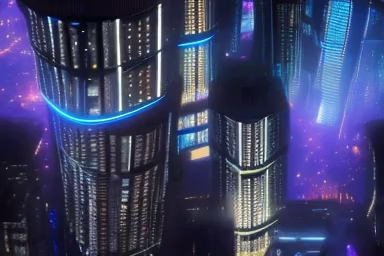
#> input picture frame 0 of output/glitch_s0.0.mp4, 384 x 256 px
$ python complete_analysis.py
#> lines starting #> are read from the running program, lines starting #| are printed output that depends on the picture
# complete_analysis.py - WORKING VERSION
import cv2
import numpy as np
import matplotlib.pyplot as plt
import os

def calculate_optical_flow(video_path):
    """Calculate optical flow instability using Farneback method"""
#> called with video_path = 'output/glitch_s0.0.mp4'
    cap = cv2.VideoCapture(video_path)
    ret, prev_frame = cap.read()
#> prev_frame is the input picture: shape (256, 384, 3); mean B, G, R 104.8, 65.6, 61.1
    if not ret:
        return None

    prev_gray = cv2.cvtColor(prev_frame, cv2.COLOR_BGR2GRAY)
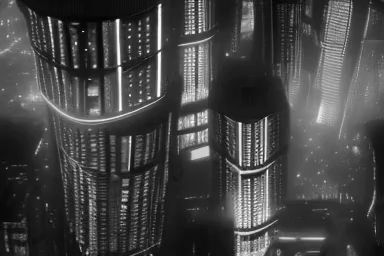
#> prev_gray: shape (256, 384); min 1, max 255, mean 68.7
    flow_scores = []

    frame_count = 0
    while True:
        ret, frame = cap.read()
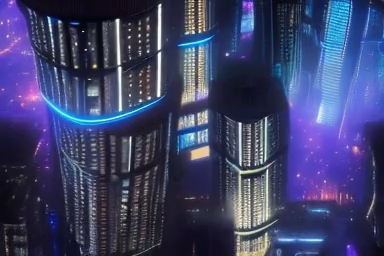
#> input picture frame 1 of output/glitch_s0.0.mp4, 384 x 256 px
#> frame is the input picture: shape (256, 384, 3); mean B, G, R 105.8, 66.1, 61.6
        if not ret or frame_count >= 30:  # Limit to 30 frames for speed
            break

        gray = cv2.cvtColor(frame, cv2.COLOR_BGR2GRAY)
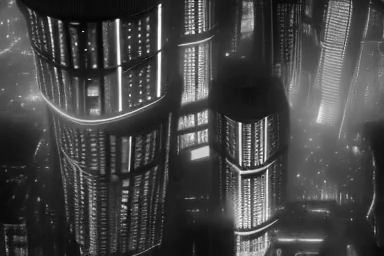
#> gray: shape (256, 384); min 2, max 255, mean 69.2

        # Calculate optical flow
        flow = cv2.calcOpticalFlowFarneback(
            prev_gray, gray, None,
            0.5, 3, 15, 3, 5, 1.2, 0
        )

        # Calculate magnitude
        magnitude, _ = cv2.cartToPolar(flow[..., 0], flow[..., 1])
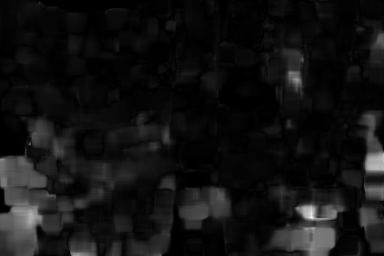
#> magnitude: shape (256, 384) float32; min 8.45e-12, max 5.55, mean 0.411; drawn with min black and max white
        flow_scores.append(np.mean(magnitude))

        prev_gray = gray
        frame_count += 1

    cap.release()

    if len(flow_scores) == 0:
        return None

    return {
        'avg_flow': np.mean(flow_scores),
        'std_flow': np.std(flow_scores),
        'max_flow': np.max(flow_scores)
    }

def calculate_pixel_difference(video_path):
    """Calculate frame-to-frame pixel differences"""
    cap = cv2.VideoCapture(video_path)
    prev_frame = None
    pixel_scores = []

    frame_count = 0
    while True:
        ret, frame = cap.read()
        if not ret or frame_count >= 30:  # Limit to 30 frames
            break

        gray = cv2.cvtColor(frame, cv2.COLOR_BGR2GRAY)

        if prev_frame is not None:
            diff = cv2.absdiff(gray, prev_frame)
            pixel_scores.append(np.mean(diff))

        prev_frame = gray
        frame_count += 1

    cap.release()

    if len(pixel_scores) == 0:
        return None

    return {
        'avg_pixel': np.mean(pixel_scores),
        'std_pixel': np.std(pixel_scores),
        'max_pixel': np.max(pixel_scores)
    }

def analyze_video(video_path):
    """Complete analysis of a single video"""
    print(f"  Analyzing: {os.path.basename(video_path)}")

    # Calculate both metrics
    flow_data = calculate_optical_flow(video_path)
#> flow_data = {'avg_flow': 0.498, 'std_flow': 0.0382, 'max_flow': 0.533}
    pixel_data = calculate_pixel_difference(video_path)

    if not flow_data or not pixel_data:
        print(f"    ❌ Could not analyze video")
        return None

    # Combined score
    combined = (flow_data['avg_flow'] * 0.6 + pixel_data['avg_pixel'] * 0.4)
#> combined = 2.18

    # Extract injection level from filename
    try:
        filename = os.path.basename(video_path)
        level = float(filename.split('_s')[1].replace('.mp4', ''))
    except:
        level = 0.0

    return {
        'filename': filename,
        'level': level,
        'flow_avg': flow_data['avg_flow'],
        'pixel_avg': pixel_data['avg_pixel'],
        'combined': combined,
        'details': {
            'flow_std': flow_data['std_flow'],
            'flow_max': flow_data['max_flow'],
            'pixel_std': pixel_data['std_pixel'],
            'pixel_max': pixel_data['max_pixel']
        }
    }

def main():
    print("=== TEMPORAL INSTABILITY QUANTIFICATION ===")
    print("Addressing Tutor Feedback with Optical Flow Analysis\n")

    # Look for generated videos
    files = [
        "output/glitch_s0.0.mp4",
        "output/glitch_s0.2.mp4",
        "output/glitch_s0.5.mp4"
    ]

    results = []

    # Analyze each file
    for f in files:
        if os.path.exists(f):
            analysis = analyze_video(f)
#> analysis = 6 items
            if analysis:
                results.append(analysis)
                print(f"    Optical Flow: {analysis['flow_avg']:.4f}")
#|     Optical Flow: 0.4979
                print(f"    Pixel Difference: {analysis['pixel_avg']:.2f}")
#|     Pixel Difference: 4.71
                print(f"    Combined Score: {analysis['combined']:.3f}")
#|     Combined Score: 2.185
        else:
            print(f"  ⚠️  File not found: {f}")

    if not results:
        print("\n❌ No videos found for analysis!")
        print("   Generate videos first: python glitch_cinema.py")
        return

    # Create visualization
    create_comparison_chart(results)
    create_correlation_chart(results)

    # Print summary
    print_summary(results)

def create_comparison_chart(results):
    """Create bar chart comparing all videos"""
    names = [r['filename'].replace('.mp4', '') for r in results]
#> names = ['glitch_s0.0']
    flow_scores = [r['flow_avg'] for r in results]
#> flow_scores = [0.498]
    pixel_scores = [r['pixel_avg'] for r in results]
#> pixel_scores = [4.71]
    combined_scores = [r['combined'] for r in results]
#> combined_scores = [2.18]

    x = np.arange(len(names))
#> x = [0]
    width = 0.25

    fig, ax = plt.subplots(figsize=(10, 6))

    bars1 = ax.bar(x - width, flow_scores, width, label='Optical Flow', color='blue', alpha=0.7)
    bars2 = ax.bar(x, pixel_scores, width, label='Pixel Difference', color='green', alpha=0.7)
    bars3 = ax.bar(x + width, combined_scores, width, label='Combined Score', color='red', alpha=0.7)

    ax.set_xlabel('Video Version')
    ax.set_ylabel('Instability Score')
    ax.set_title('Quantitative Instability Analysis\n(Optical Flow + Pixel Difference)')
    ax.set_xticks(x)
    ax.set_xticklabels(names)
    ax.legend()
    ax.grid(True, alpha=0.3, axis='y')

    # Add value labels
    for bars in [bars1, bars2, bars3]:
        for bar in bars:
            height = bar.get_height()
            ax.annotate(f'{height:.3f}',
                       xy=(bar.get_x() + bar.get_width() / 2, height),
                       xytext=(0, 3),
                       textcoords="offset points",
                       ha='center', va='bottom', fontsize=8)
#> this loop made 3 passes

    plt.tight_layout()
    plt.savefig('output/instability_comparison.png', dpi=100)
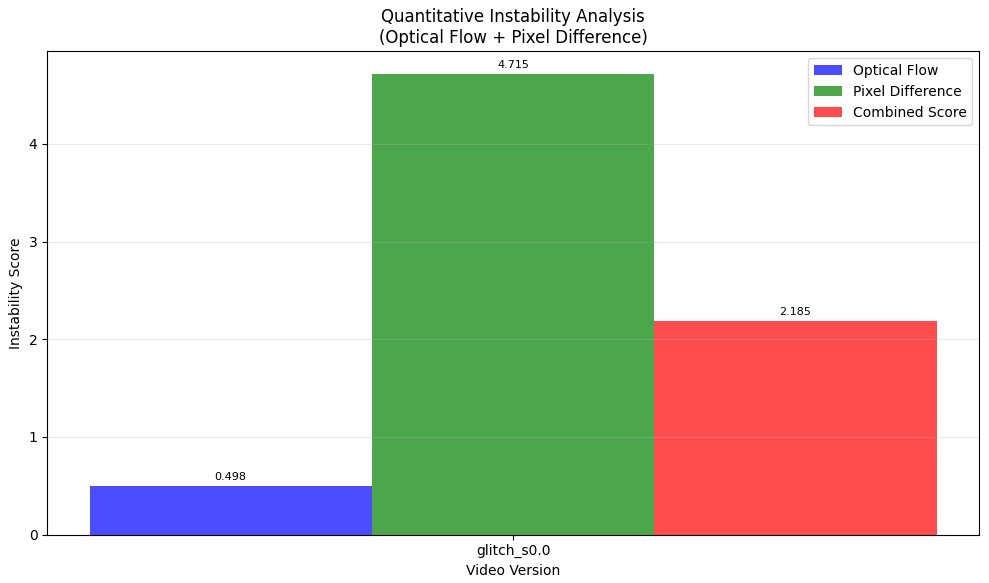
#> figure drawn by matplotlib, 1 panel
    print(f"\n✅ Comparison chart saved: output/instability_comparison.png")

def create_correlation_chart(results):
    """Show correlation between injection level and instability"""
    levels = [r['level'] for r in results]
#> levels = [0]
    combined_scores = [r['combined'] for r in results]
#> combined_scores = [2.18]

    if len(levels) < 2:
        return

    # Calculate correlation
    correlation = np.corrcoef(levels, combined_scores)[0, 1]

    fig, ax = plt.subplots(figsize=(8, 5))

    # Scatter plot
    scatter = ax.scatter(levels, combined_scores, s=200, alpha=0.7,
                        c=levels, cmap='viridis', edgecolors='black')

    # Add trendline
    z = np.polyfit(levels, combined_scores, 1)
    p = np.poly1d(z)
    ax.plot(levels, p(levels), "r--", alpha=0.5, linewidth=2,
            label=f'Correlation: r = {correlation:.3f}')

    ax.set_xlabel('Noise Injection Level')
    ax.set_ylabel('Combined Instability Score')
    ax.set_title('Correlation: Injection Level vs Temporal Instability')
    ax.grid(True, alpha=0.3)
    ax.legend()

    # Add labels to points
    for i, (x, y) in enumerate(zip(levels, combined_scores)):
        ax.annotate(f'({x}, {y:.3f})', (x, y),
                   textcoords="offset points",
                   xytext=(0,10),
                   ha='center', fontsize=9)

    plt.colorbar(scatter, label='Injection Level')
    plt.tight_layout()
    plt.savefig('output/correlation_analysis.png', dpi=100)
    print(f"✅ Correlation chart saved: output/correlation_analysis.png")
    print(f"📈 Correlation coefficient: r = {correlation:.3f}")

def print_summary(results):
    """Print formatted summary table"""
    print(f"\n{'='*60}")
    print("SUMMARY OF TEMPORAL INSTABILITY ANALYSIS")
    print(f"{'='*60}")
    print(f"{'Video':<20} {'Injection':<10} {'Optical Flow':<15} {'Pixel Diff':<12} {'Combined':<10}")
    print(f"{'-'*60}")

    for r in results:
        print(f"{r['filename']:<20} {r['level']:<10.1f} {r['flow_avg']:<15.4f} "
              f"{r['pixel_avg']:<12.2f} {r['combined']:<10.3f}")
#> this loop made 1 pass
#| glitch_s0.0.mp4      0.0        0.4979          4.71         2.185

    print(f"{'='*60}")

    # Find which has highest instability
    if results:
        max_instability = max(results, key=lambda x: x['combined'])
#> max_instability = 6 items
        print(f"🎯 Highest Instability: {max_instability['filename']} "
              f"(Score: {max_instability['combined']:.3f})")
#| 🎯 Highest Instability: glitch_s0.0.mp4 (Score: 2.185)

    print(f"\n📊 Charts saved to 'output/' folder:")
    print(f"   1. instability_comparison.png - Bar chart comparison")
    print(f"   2. correlation_analysis.png - Correlation analysis")

if __name__ == "__main__":
    # Create output directory
    os.makedirs("output", exist_ok=True)

    # Check if OpenCV is installed
    try:
        import cv2
        main()
    except ImportError:
        print("❌ OpenCV not installed!")
        print("Install it with: pip install opencv-python")
        print("Then run: python complete_analysis.py")

$ run again, starting later in the video
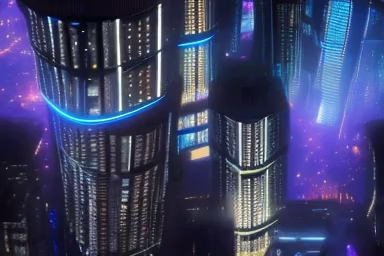
#> input picture frame 0 of output/glitch_s0.0.mp4, 384 x 256 px
#> in calculate_optical_flow, prev_frame is the input picture: shape (256, 384, 3); mean B, G, R 104.8, 65.6, 61.1
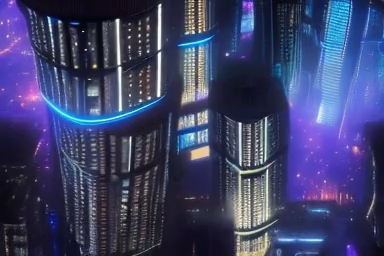
#> input picture frame 1 of output/glitch_s0.0.mp4, 384 x 256 px
#> in calculate_optical_flow, frame is the input picture: shape (256, 384, 3); mean B, G, R 105.8, 66.1, 61.6
#> flow_data = {'avg_flow': 0.498, 'std_flow': 0.0382, 'max_flow': 0.533}
#> combined = 2.18
#> analysis = 6 items
#|     Optical Flow: 0.4979
#|     Pixel Difference: 4.71
#|     Combined Score: 2.185

$ run again, starting later in the video
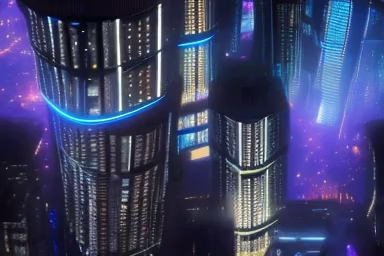
#> input picture frame 0 of output/glitch_s0.0.mp4, 384 x 256 px
#> in calculate_optical_flow, prev_frame is the input picture: shape (256, 384, 3); mean B, G, R 104.8, 65.6, 61.1
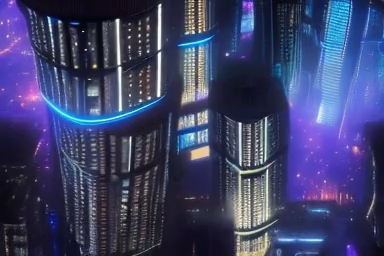
#> input picture frame 1 of output/glitch_s0.0.mp4, 384 x 256 px
#> in calculate_optical_flow, frame is the input picture: shape (256, 384, 3); mean B, G, R 105.8, 66.1, 61.6
#> flow_data = {'avg_flow': 0.498, 'std_flow': 0.0382, 'max_flow': 0.533}
#> combined = 2.18
#> analysis = 6 items
#|     Optical Flow: 0.4979
#|     Pixel Difference: 4.71
#|     Combined Score: 2.185
